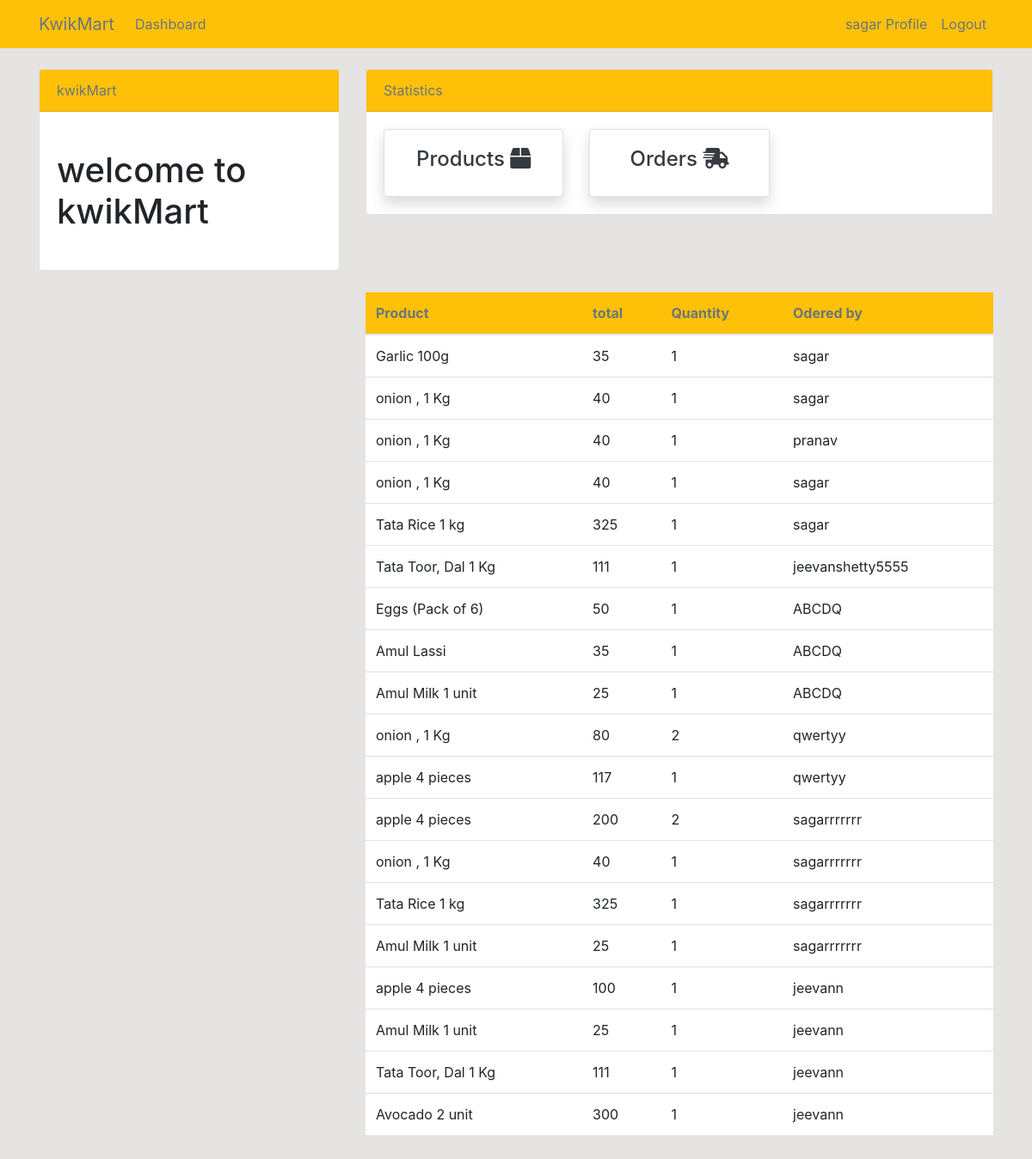
Page /orders_list/ (signed in) on the committed database.
### app/models.py (models this page shows, shortened)
class Order(models.Model):
    image = models.ImageField(upload_to='ecomerce/order/image')
    product = models.CharField(max_length=1000,default='')
    user = models.ForeignKey(User,on_delete=models.CASCADE)
    quantity = models.CharField(max_length=10)
    price = models.IntegerField()
    total = models.CharField(max_length=100,default='')
    date = models.DateField(default=datetime.datetime.today)

### grocery_store/views.py (the view)
# urls.py: path('orders_list/',views.orders_list,name='orders_list'),
@login_required(login_url="/accounts/login/")
def orders_list(request):
    order = Order.objects.all()
    context = {
        'order': order,
    }
    return render(request,'orders_list.html', context)

### templates/orders_list.html (shortened to what this page needs)
{% extends 'seller/base.html' %}
{% block content %}
{% include 'seller/topside.html' %}
<div class="row my-4">
    <div class="col-md-4"></div>
    <div class="col-md-8">
        <table class="table bg-white">
            <thead class="bg-warning text-secondary">
                <tr>
                    <th scope="col">Product</th>
                    <th scope="col">total</th>
                    <th scope="col">Quantity</th>
                    <th scope="col">Odered by</th>
                </tr>
            </thead>
            <tbody>
                {% for order in order %}
                <tr>
                    <td>{{ order.product }}</td>
                    <td>{{ order.total }}</td>
                    <td>{{ order.quantity }}</td>
                    <td>{{ order.user }}</td>
                </tr>
                {% endfor %}
            </tbody>
        </table>
    </div>
</div>
{% endblock %}

### templates/seller/nav.html (shortened to what this page needs)
<nav class="navbar navbar-expand-lg navbar-info bg-warning">
    <div class="container">
        {% if user.is_authenticated %}
        <a class="navbar-brand text-secondary " href="{% url 'seller_page' %}"> KwikMart </a>
        <div class="collapse navbar-collapse" id="navbarSupportedContent">
            <ul class="navbar-nav mr-auto">
                <li class="nav-item active">
                    <a class="nav-link text-secondary" href="{% url 'seller_page' %}"> Dashboard </a>
                </li>
            </ul>
            <ul class="navbar-nav ml-auto">
                <li class="nav-item active">
                    <a class="nav-link text-secondary" href="{% url 'index' %}">{{ user.username }} Profile
                        <span class="sr-only">(current)</span></a>
                </li>
                <li class="nav-item">
                    <a class="nav-link text-secondary" href="{% url 'index' %}">Logout</a>
                </li>
            </ul>
            {% endif %}
        </div>
    </div>
</nav>

### static/css/style.css (style rules this page uses)
body { background: rgb(230, 227, 227); }

### rows in the picture
Order: product "Garlic 100g", total "35", quantity "1", user "sagar"
Order: product "onion , 1 Kg", total "40", quantity "1", user "sagar"
Order: product "onion , 1 Kg", total "40", quantity "1", user "pranav"
Order: product "onion , 1 Kg", total "40", quantity "1", user "sagar"
Order: product "Tata Rice 1 kg", total "325", quantity "1", user "sagar"
Order: product "Tata Toor, Dal 1 Kg", total "111", quantity "1", user "jeevanshetty5555"
Order: product "Eggs (Pack of 6)", total "50", quantity "1", user "ABCDQ"
Order: product "Amul Lassi", total "35", quantity "1", user "ABCDQ"
Order: product "Amul Milk 1 unit", total "25", quantity "1", user "ABCDQ"
Order: product "onion , 1 Kg", total "80", quantity "2", user "qwertyy"
Order: product "apple 4 pieces", total "117", quantity "1", user "qwertyy"
Order: product "apple 4 pieces", total "200", quantity "2", user "sagarrrrrrr"
Order: product "onion , 1 Kg", total "40", quantity "1", user "sagarrrrrrr"
Order: product "Tata Rice 1 kg", total "325", quantity "1", user "sagarrrrrrr"
Order: product "Amul Milk 1 unit", total "25", quantity "1", user "sagarrrrrrr"
Order: product "apple 4 pieces", total "100", quantity "1", user "jeevann"
Order: product "Amul Milk 1 unit", total "25", quantity "1", user "jeevann"
Order: product "Tata Toor, Dal 1 Kg", total "111", quantity "1", user "jeevann"
Order: product "Avocado 2 unit", total "300", quantity "1", user "jeevann"

### other values in the picture
{{ user.username }} "sagar"
